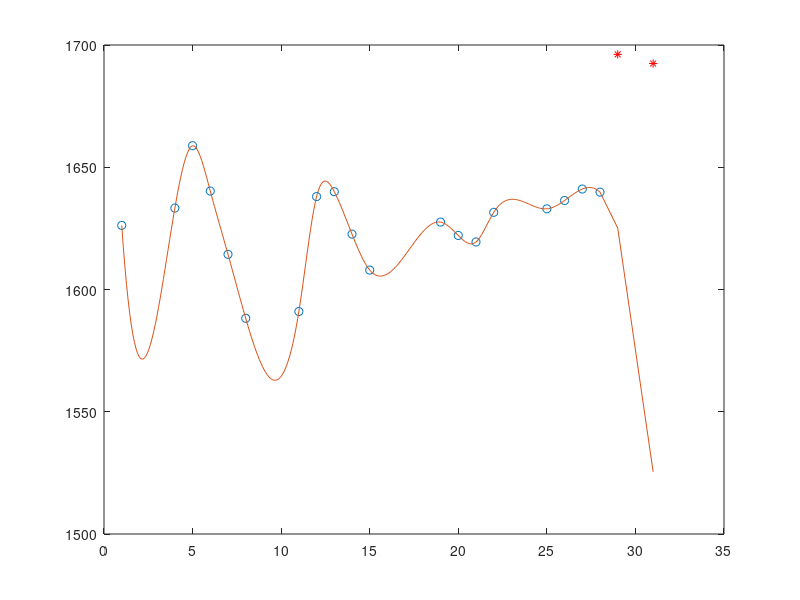

Here is the MATLAB script that generated this plot:
close all; clear
%Amazon closing prices 2019-02-01 to 2019-02-28
x = [01
04
05
06
07
08
11
12
13
14
15
19
20
21
22
25
26
27
28
];
y = [1626.22998
1633.310059
1658.810059
1640.26001
1614.369995
1588.219971
1591
1638.01001
1640
1622.650024
1607.949951
1627.579956
1622.099976
1619.439941
1631.560059
1633
1636.400024
1641.089966
1639.829956];

plot(x,y,'o')
hold on
xx = linspace(x(1),x(end),300);

p = spline(x,y);

%extrapolate to March 1, 4
xe = [29 31];
ye  = [1696.170044 1692.430054];
yy = ppval(p,[xx xe]);
plot([xx xe], yy)
plot(xe,ye, 'r*')
